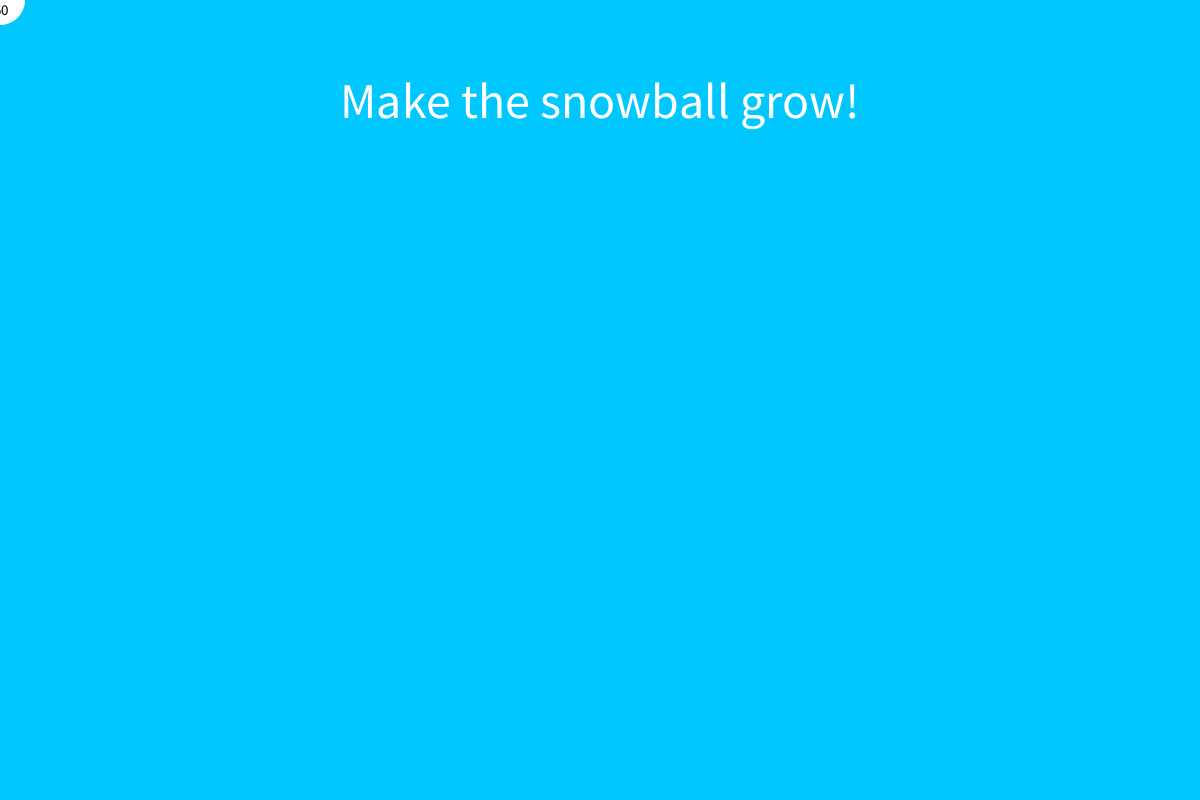
Frame 1 (no input)
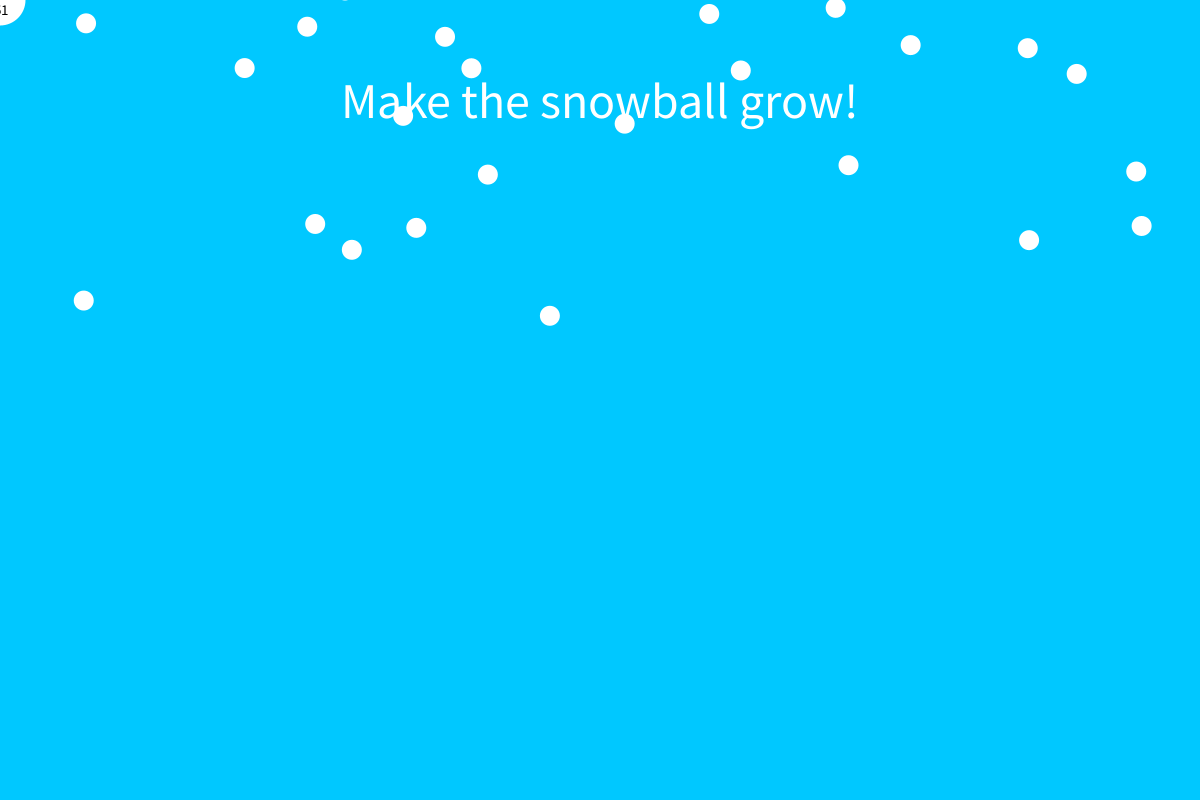
Frame 60 (the mouse pressed at the canvas centre just before this capture)
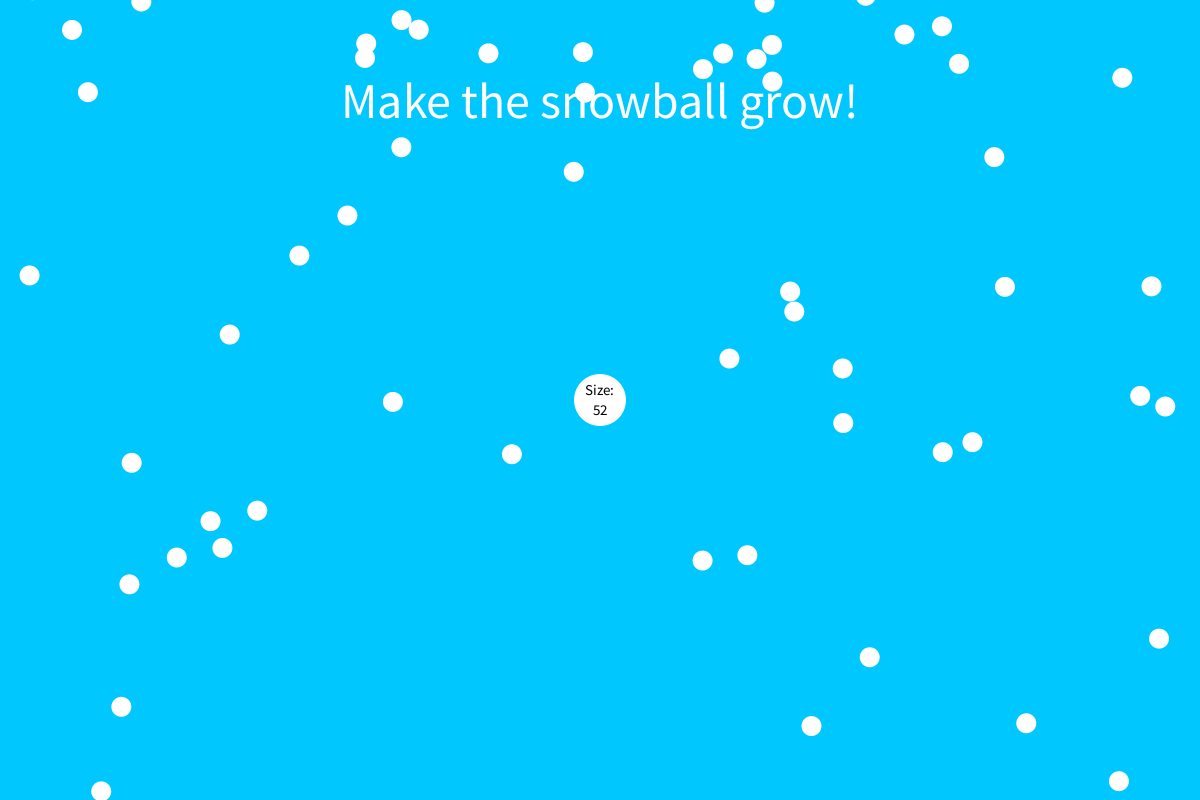
Frame 120 (the mouse held since frame 60 and released just before this capture)

The Processing sketch that drew these frames (run headless with seeded random() and noise(); from frame 60 on, the mouse is pressed at the canvas centre):

// Processing sketch: raindropGameCode
// ── raindropGameCode.pde
PVector mouse;
ArrayList<Raindrop> raindrops = new ArrayList<Raindrop>();
Bucket b;

void setup() {
  size(1200, 800);
  mouse = new PVector();
  raindrops.add(new Raindrop(random(width), random(-height/2, 0)));
  b = new Bucket();
}

void draw() {
  mouse.set(mouseX, mouseY);
  background(0, 200, 255);
  
  fill(255);
  textSize(50);
  textAlign(CENTER, CENTER);
  text("Make the snowball grow!", width/2, 100);
  println(raindrops.size());
  raindrops.add(new Raindrop(random(width), random(-height/2, 0)));

  for (int i = raindrops.size() - 1; i > 0; i --) {
    Raindrop p = raindrops.get(i);
    p.display();
    p.fall();
    if(p.isDead()) {
      raindrops.remove(i);
    }
    if(p.isInContactWith(mouse, b.diam/2)) {
      raindrops.remove(i);
      b.diam += 1;
    }
  }
  b.display();
}
// ── Bucket.pde
class Bucket {
  int diam;
  PVector loc;
  color c;
  
  Bucket() {
    diam = 50;
    loc = new PVector(mouseX, mouseY);
    c = color(255);
  }
  
  void display() {
    fill(255);
    loc = new PVector(mouseX, mouseY);
    ellipse(loc.x, loc.y, diam, diam);
    
    fill(0);
    textSize(15);
    textAlign(CENTER, CENTER);
    text("Size:", mouseX, mouseY - 10);
    text(diam, mouseX, mouseY + 10);
  }
}
// ── Raindrop.pde
class Raindrop { //<>//
  PVector loc, vel, acc;
  int diam;
  color c;

  Raindrop(float x, float y) {
    diam = 20;
    loc = new PVector(x,y);
    c = color(255);
    acc = new PVector(0, 0.3);
    vel = new PVector(0, 0);
  }

  void fall() {
    vel.add(acc);
    loc.add(vel);
  }

  void display() {
    fill(c);
    noStroke();
    ellipse(loc.x, loc.y, diam, diam);
  }
  
  boolean isInContactWith(PVector point, float bradius) {
    if(point.dist(loc) <= diam/2 + bradius) {
    return true;
    } else return false;
  }
  
  boolean isDead() {
    if (loc.y > height + diam/2) {
      return true;
    } else return false;
  }
  
  void reset() {
    loc = new PVector(random(width), 0);
    vel = new PVector(0, 0);
  }
}
